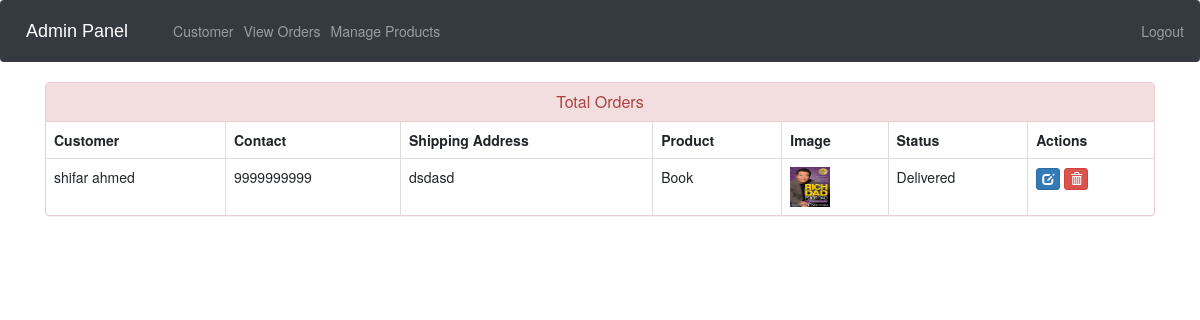
/admin-view-booking (signed in), run on an earlier commit of the app's database.
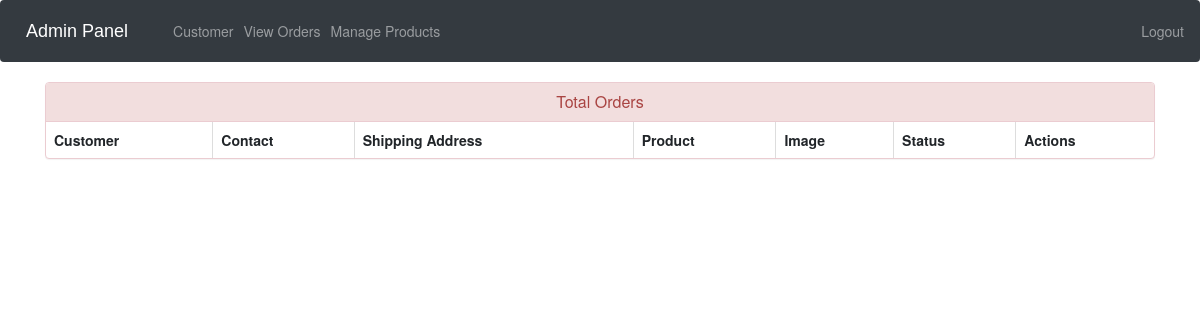
And on a later commit of the database.
### ecom/models.py (models this page shows, shortened)
class Customer(models.Model):
    user=models.OneToOneField(User,on_delete=models.CASCADE)
    profile_pic= models.ImageField(upload_to='profile_pic/CustomerProfilePic/',null=True,blank=True)
    address = models.CharField(max_length=40)
    mobile = models.CharField(max_length=20,null=False)
    @property
    def get_name(self):
        return self.user.first_name+" "+self.user.last_name

class Orders(models.Model):
    STATUS =(
        ('Pending','Pending'),
        ('Order Confirmed','Order Confirmed'),
        ('Out for Delivery','Out for Delivery'),
        ('Delivered','Delivered'),
    )
    customer=models.ForeignKey('Customer', on_delete=models.CASCADE,null=True)
    product=models.ForeignKey('Product',on_delete=models.CASCADE,null=True)
    email = models.CharField(max_length=50,null=True)
    address = models.CharField(max_length=500,null=True)
    mobile = models.CharField(max_length=20,null=True)
    order_date= models.DateField(auto_now_add=True,null=True)
    status=models.CharField(max_length=50,null=True,choices=STATUS)

class Product(models.Model):
    name=models.CharField(max_length=40)
    product_image= models.ImageField(upload_to='product_image/',null=True,blank=True)
    price = models.PositiveIntegerField()
    description=models.CharField(max_length=40)
    stock = models.PositiveIntegerField(default=0)

### ecom/views.py (the view)
# urls.py: path('admin-view-booking', views.admin_view_booking_view,name='admin-view-booking'),
@login_required(login_url='adminlogin')
def admin_view_booking_view(request):
    orders=models.Orders.objects.all()
    ordered_products=[]
    ordered_bys=[]
    for order in orders:
        ordered_product=models.Product.objects.all().filter(id=order.product.id)
        ordered_by=models.Customer.objects.all().filter(id = order.customer.id)
        ordered_products.append(ordered_product)
        ordered_bys.append(ordered_by)
    return render(request,'ecom/admin_view_booking.html',{'data':zip(ordered_products,ordered_bys,orders)})

### templates/ecom/admin_view_booking.html (shortened to what this page needs)
{% extends 'ecom/admin_base.html' %}
{% load static %}
{% block content %}
<head>
  <link href="//netdna.bootstrapcdn.com/bootstrap/3.0.0/css/bootstrap.min.css" rel="stylesheet" id="bootstrap-css">
</head>
<div class="container">
  <div class="panel panel-danger">
    <div class="panel-heading">
      <h6 class="panel-title">Total Orders</h6>
    </div>
    <table class="table table-hover table-bordered" id="dev-table">
      <thead>
        <tr>
          <th>Customer</th>
          <th>Contact</th>
          <th>Shipping Address</th>
          <th>Product</th>
          <th>Image</th>
          <th>Status</th>
          <th>Actions</th>
        </tr>
      </thead>
      {% for product,customer,order in data %}
      <tr>
        {% for c in customer %}
        <td> {{c.get_name}}</td>
        <td>{{c.mobile}}</td>
        <td>{{order.address}}</td>
        {% endfor %}
        {% for p in product %}
        <td> {{p.name}}</td>
        <td> <img src="{% static p.product_image.url %}" alt="Profile Pic" height="40px" width="40px" /></td>
        <td>{{order.status}}</td>
        <td><a class="btn btn-primary btn-xs" href="{% url 'update-order' order.id  %}"><span class="glyphicon glyphicon-edit"></span></a>
        <a class="btn btn-danger btn-xs" href="{% url 'delete-order' order.id  %}"><span class="glyphicon glyphicon-trash"></span></a></td>
        {% endfor %}
      </tr>
      {% endfor %}
    </table>
  </div>
</div>
{% endblock content %}

What changed in the data, as far as the page shows it:
removed Orders: address "dsdasd", status "Delivered"
removed Customer: get_name "shifar ahmed", mobile "9999999999"
no longer on this page (row unchanged): Product: name "Book", product_image (picture)
